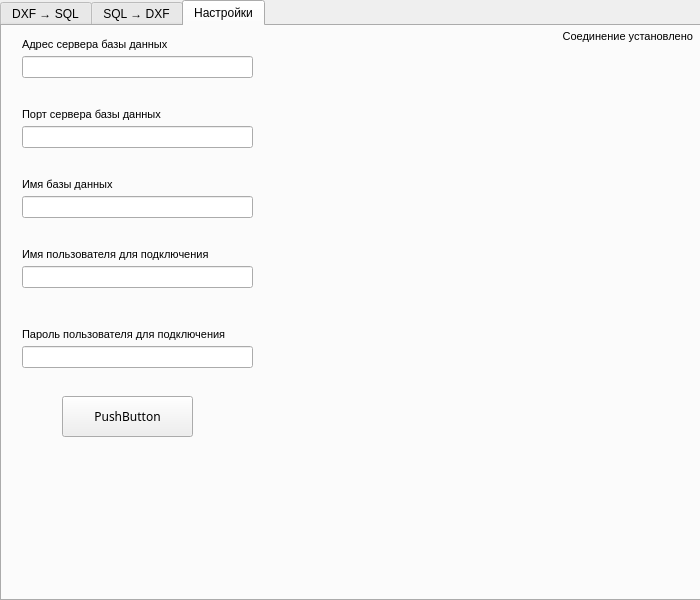
<?xml version="1.0" encoding="UTF-8"?>
<ui version="4.0">
 <class>Dialog</class>
 <widget class="QDialog" name="Dialog">
  <property name="geometry">
   <rect>
    <x>0</x>
    <y>0</y>
    <width>700</width>
    <height>600</height>
   </rect>
  </property>
  <property name="windowTitle">
   <string>Dialog</string>
  </property>
  <widget class="QTabWidget" name="tabWidget">
   <property name="geometry">
    <rect>
     <x>0</x>
     <y>0</y>
     <width>701</width>
     <height>601</height>
    </rect>
   </property>
   <property name="currentIndex">
    <number>2</number>
   </property>
   <widget class="QWidget" name="tab">
    <attribute name="title">
     <string>DXF → SQL</string>
    </attribute>
    <widget class="QPushButton" name="pushButton">
     <property name="geometry">
      <rect>
       <x>10</x>
       <y>10</y>
       <width>151</width>
       <height>41</height>
      </rect>
     </property>
     <property name="text">
      <string>Выбрать DXF файл</string>
     </property>
     <property name="checkable">
      <bool>false</bool>
     </property>
    </widget>
    <widget class="QLabel" name="label">
     <property name="geometry">
      <rect>
       <x>180</x>
       <y>10</y>
       <width>501</width>
       <height>41</height>
      </rect>
     </property>
     <property name="font">
      <font>
       <pointsize>12</pointsize>
      </font>
     </property>
     <property name="text">
      <string>Файл не выбран :(</string>
     </property>
     <property name="textFormat">
      <enum>Qt::AutoText</enum>
     </property>
     <property name="alignment">
      <set>Qt::AlignRight|Qt::AlignTrailing|Qt::AlignVCenter</set>
     </property>
    </widget>
    <widget class="QTreeWidget" name="treeWidget">
     <property name="geometry">
      <rect>
       <x>10</x>
       <y>60</y>
       <width>671</width>
       <height>501</height>
      </rect>
     </property>
     <attribute name="headerVisible">
      <bool>false</bool>
     </attribute>
     <column>
      <property name="text">
       <string notr="true">1</string>
      </property>
     </column>
    </widget>
   </widget>
   <widget class="QWidget" name="tab_2">
    <attribute name="title">
     <string>SQL → DXF</string>
    </attribute>
   </widget>
   <widget class="QWidget" name="tab_3">
    <attribute name="title">
     <string>Настройки</string>
    </attribute>
    <widget class="QLineEdit" name="hostLineEdit">
     <property name="geometry">
      <rect>
       <x>20</x>
       <y>30</y>
       <width>231</width>
       <height>22</height>
      </rect>
     </property>
    </widget>
    <widget class="QLabel" name="label_2">
     <property name="geometry">
      <rect>
       <x>20</x>
       <y>10</y>
       <width>181</width>
       <height>16</height>
      </rect>
     </property>
     <property name="font">
      <font>
       <pointsize>8</pointsize>
      </font>
     </property>
     <property name="text">
      <string>Адрес сервера базы данных</string>
     </property>
    </widget>
    <widget class="QLabel" name="label_3">
     <property name="geometry">
      <rect>
       <x>20</x>
       <y>150</y>
       <width>181</width>
       <height>16</height>
      </rect>
     </property>
     <property name="font">
      <font>
       <pointsize>8</pointsize>
      </font>
     </property>
     <property name="text">
      <string>Имя базы данных</string>
     </property>
    </widget>
    <widget class="QLineEdit" name="databaseLineEdit">
     <property name="geometry">
      <rect>
       <x>20</x>
       <y>170</y>
       <width>231</width>
       <height>22</height>
      </rect>
     </property>
    </widget>
    <widget class="QLineEdit" name="portLineEdit">
     <property name="geometry">
      <rect>
       <x>20</x>
       <y>100</y>
       <width>231</width>
       <height>22</height>
      </rect>
     </property>
    </widget>
    <widget class="QLabel" name="label_4">
     <property name="geometry">
      <rect>
       <x>20</x>
       <y>80</y>
       <width>181</width>
       <height>16</height>
      </rect>
     </property>
     <property name="font">
      <font>
       <pointsize>8</pointsize>
      </font>
     </property>
     <property name="text">
      <string>Порт сервера базы данных</string>
     </property>
    </widget>
    <widget class="QLineEdit" name="userLineEdit">
     <property name="geometry">
      <rect>
       <x>20</x>
       <y>240</y>
       <width>231</width>
       <height>22</height>
      </rect>
     </property>
    </widget>
    <widget class="QLabel" name="label_5">
     <property name="geometry">
      <rect>
       <x>20</x>
       <y>220</y>
       <width>231</width>
       <height>16</height>
      </rect>
     </property>
     <property name="font">
      <font>
       <pointsize>8</pointsize>
      </font>
     </property>
     <property name="text">
      <string>Имя пользователя для подключения</string>
     </property>
    </widget>
    <widget class="QLineEdit" name="passwordLineEdit">
     <property name="geometry">
      <rect>
       <x>20</x>
       <y>320</y>
       <width>231</width>
       <height>22</height>
      </rect>
     </property>
    </widget>
    <widget class="QLabel" name="label_6">
     <property name="geometry">
      <rect>
       <x>20</x>
       <y>300</y>
       <width>251</width>
       <height>16</height>
      </rect>
     </property>
     <property name="font">
      <font>
       <pointsize>8</pointsize>
      </font>
     </property>
     <property name="text">
      <string>Пароль пользователя для подключения</string>
     </property>
    </widget>
    <widget class="QPushButton" name="connectButton">
     <property name="geometry">
      <rect>
       <x>60</x>
       <y>370</y>
       <width>131</width>
       <height>41</height>
      </rect>
     </property>
     <property name="font">
      <font>
       <family>MS Reference Sans Serif</family>
      </font>
     </property>
     <property name="text">
      <string>PushButton</string>
     </property>
    </widget>
    <widget class="QLabel" name="statusLabel">
     <property name="geometry">
      <rect>
       <x>430</x>
       <y>0</y>
       <width>261</width>
       <height>21</height>
      </rect>
     </property>
     <property name="font">
      <font>
       <pointsize>8</pointsize>
      </font>
     </property>
     <property name="text">
      <string>Соединение установлено</string>
     </property>
     <property name="alignment">
      <set>Qt::AlignRight|Qt::AlignTrailing|Qt::AlignVCenter</set>
     </property>
    </widget>
   </widget>
  </widget>
 </widget>
 <resources/>
 <connections/>
</ui>
